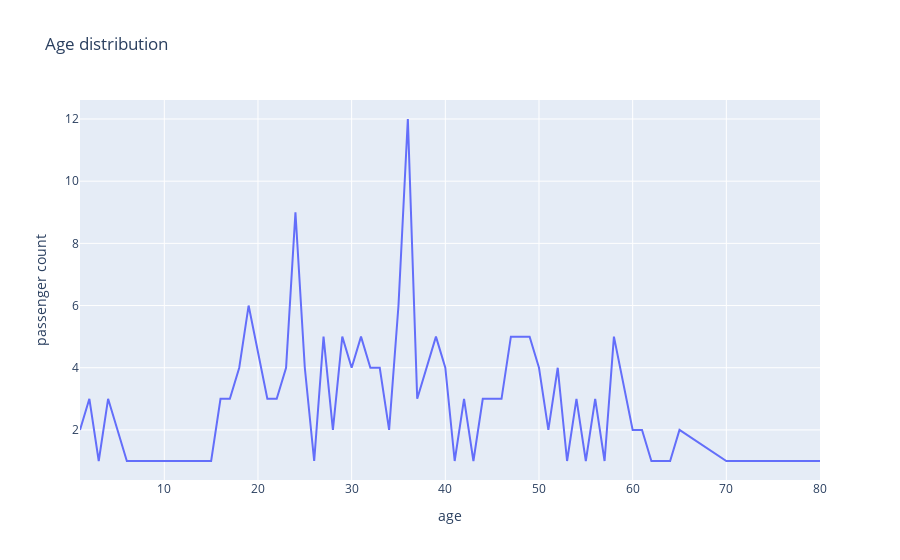

The code cell stored with this chart in its notebook:
### Markdown cell above
#### Line Plot

Some continuous value y = f(x), like:
- Count items from time
- Price from time

Count of children and parents from age

### Code cell
def draw_line(df, x, y, title='Line plot', x_label='x', y_label='y', color=None, hover_data=None):
    #fig = px.line(x=["a","b","c"], y=[1, 3, 2], title=title)
    fig = px.line(
        df,
        x=x,
        y=y,
        title=title,
        color=color,
        hover_data=hover_data,
    )
    fig.layout.xaxis.title = x_label
    fig.layout.yaxis.title = y_label
    fig.show()

draw_line(
    ages_df,
    'Age',
    'Count',
    title='Age distribution',
    x_label='age',
    y_label='passenger count'
)

### Figure 1 — Plotly figure (JSON) as saved in the notebook; plotly's stock layout.template omitted (floating-point values rounded to 4 significant figures)
{"data": [{"hovertemplate": "Age=%{x}<br>Count=%{y}<extra></extra>", "legendgroup": "", "line": {"color": "#636efa", "dash": "solid"}, "marker": {"symbol": "circle"}, "mode": "lines", "name": "", "orientation": "v", "showlegend": false, "x": [1, 2, 3, 4, 6, 11, 14, 15, 16, 17, 18, 19, 21, 22, 23, 24, 25, 26, 27, 28, 29, 30, 31, 32, 33, 34, 35, 36, 37, 38, 39, 40, 41, 42, 43, 44, 45, 46, 47, 48, 49, 50, 51, 52, 53, 54, 55, 56, 57, 58, 60, 61, 62, 63, 64, 65, 70, 71, 80], "xaxis": "x", "y": [2, 3, 1, 3, 1, 1, 1, 1, 3, 3, 4, 6, 3, 3, 4, 9, 4, 1, 5, 2, 5, 4, 5, 4, 4, 2, 6, 12, 3, 4, 5, 4, 1, 3, 1, 3, 3, 3, 5, 5, 5, 4, 2, 4, 1, 3, 1, 3, 1, 5, 2, 2, 1, 1, 1, 2, 1, 1, 1], "yaxis": "y", "type": "scatter"}], "layout": {"xaxis": {"anchor": "y", "domain": [0.0, 1.0], "title": {"text": "age"}}, "yaxis": {"anchor": "x", "domain": [0.0, 1.0], "title": {"text": "passenger count"}}, "legend": {"tracegroupgap": 0}, "title": {"text": "Age distribution"}}}
